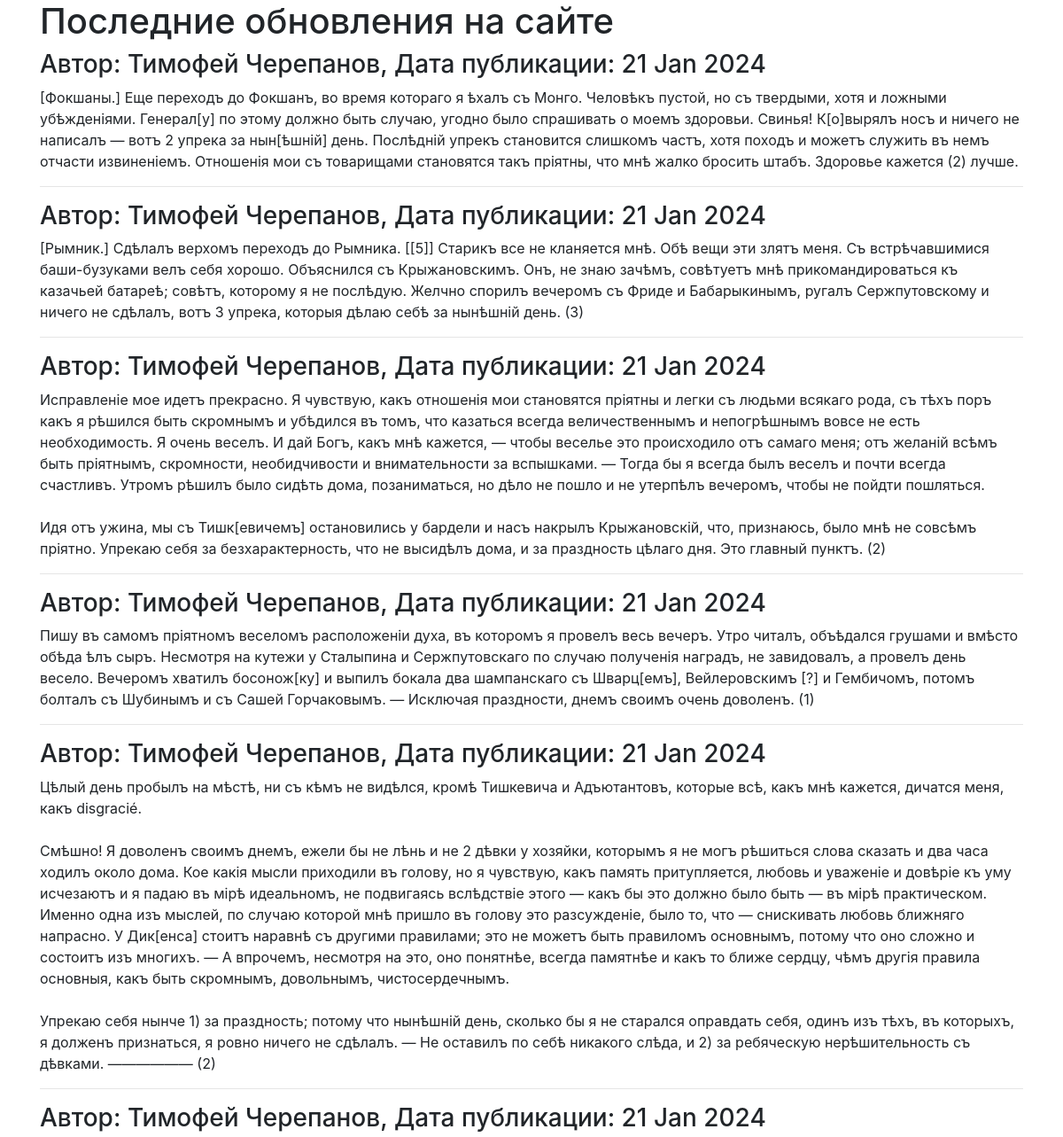
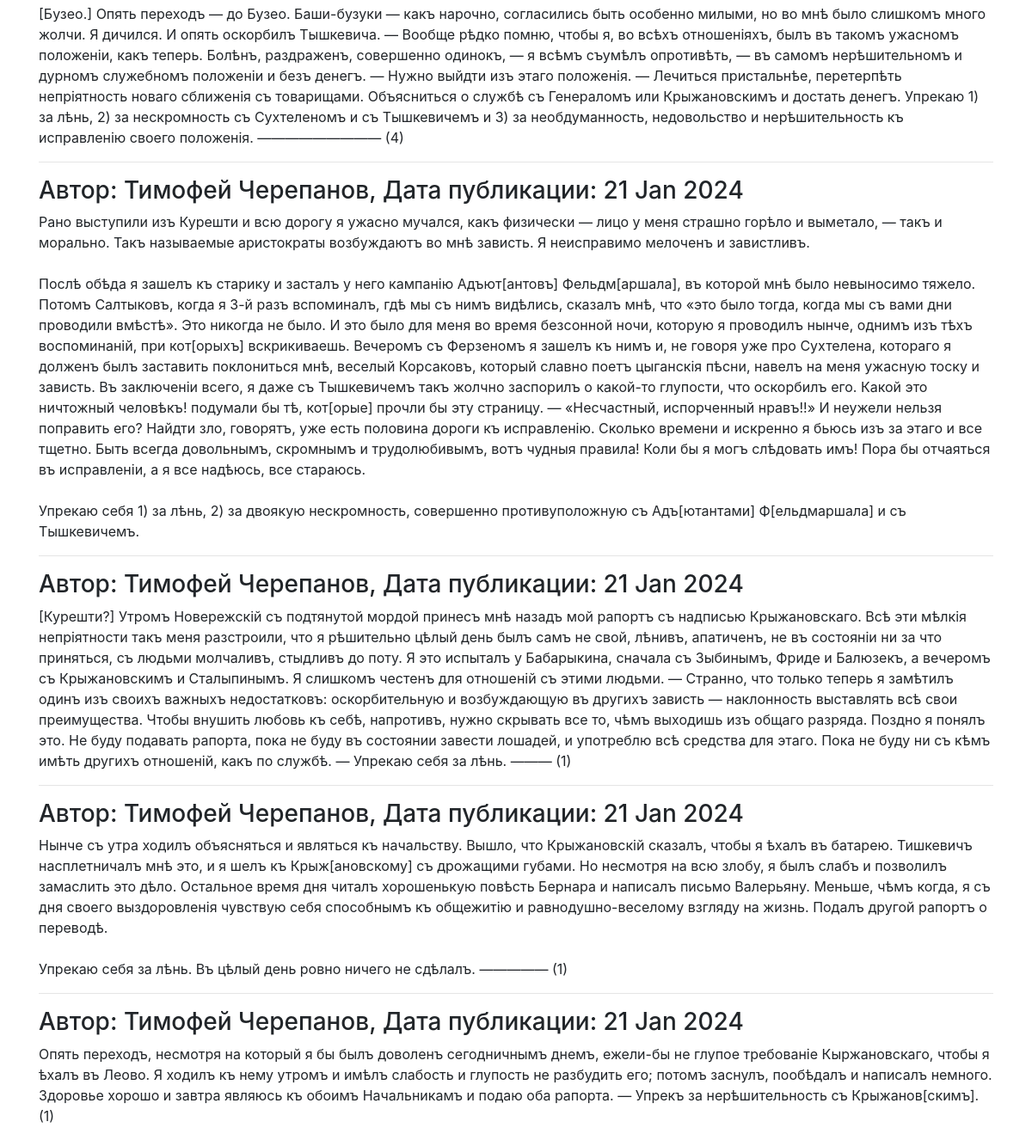
The page / on the database its author committed (2 pictures, top to bottom).
### posts/models.py (models this page shows)
class Post(models.Model):
    text = models.TextField()
    pub_date = models.DateTimeField("date published", auto_now_add=True)
    author = models.ForeignKey(User, on_delete=models.CASCADE, related_name="posts")

### posts/views.py (the view)
# urls.py: path("", views.index, name="index")
def index(request):
    latest = Post.objects.order_by('-pub_date')[:10]
    return render(request, "index.html", {"posts": latest})

### templates/index.html (shortened to what this page needs)
{% extends "base.html" %}
{% block header %}Последние обновления на сайте{% endblock %}
{% block content %}
    {% for post in posts %}
    <h3>
        Автор: {{ post.author.get_full_name }}, Дата публикации: {{ post.pub_date|date:"d M Y" }}
    </h3>
    <p>{{ post.text|linebreaksbr }}</p>
    {% if not forloop.last %}<hr>{% endif %}
    {% endfor %}
{% endblock %}

### templates/base.html (shortened to what this page needs)
<!DOCTYPE html>
<html>
<head>
    {% load static %}
    <link rel="stylesheet" href="{% static 'bootstrap/dist/css/bootstrap.min.css' %}">
</head>
<body>
    <main>
        <div class="container">
            <h1>{% block header %}The Last Social Media You'll Ever Need{% endblock %}</h1>
            {% block content %}{% endblock %}
        </div>
    </main>
</body>
</html>

### rows shown on the page
Post: author.get_full_name "Тимофей Черепанов", pub_date "21 Jan 2024", text "[Фокшаны.] Еще переходъ до Фокшанъ, во время котораго я ѣхалъ съ Монго. Человѣкъ пустой, но съ твердыми, хотя и ложными убѣжденіями. Генерал[у] по этому должно быть случаю, угодно было спрашивать о моемъ здоровьи. Свинья! К[о]вырялъ носъ и ничего не написалъ — вотъ 2 упрека за нын[ѣшній] день. Послѣдній упрекъ становится слишкомъ частъ, хотя походъ и можетъ служить въ немъ отчасти извиненіемъ. Отношенія мои съ товарищами становятся такъ пріятны, что мнѣ жалко бросить штабъ. Здоровье кажется (2) лучше."
Post: author.get_full_name "Тимофей Черепанов", pub_date "21 Jan 2024", text "[Рымник.] Сдѣлалъ верхомъ переходъ до Рымника. [[5]] Старикъ все не кланяется мнѣ. Обѣ вещи эти злятъ меня. Съ встрѣчавшимися баши-бузуками велъ себя хорошо. Объяснился съ Крыжановскимъ. Онъ, не знаю зачѣмъ, совѣтуетъ мнѣ прикомандироваться къ казачьей батареѣ; совѣтъ, которому я не послѣдую. Желчно спорилъ вечеромъ съ Фриде и Бабарыкинымъ, ругалъ Сержпутовскому и ничего не сдѣлалъ, вотъ 3 упрека, которыя дѣлаю себѣ за нынѣшній день. (3)"
Post: author.get_full_name "Тимофей Черепанов", pub_date "21 Jan 2024", text "Исправленіе мое идетъ прекрасно. Я чувствую, какъ отношенія мои становятся пріятны и легки съ людьми всякаго рода, съ тѣхъ поръ какъ я рѣшился быть скромнымъ и убѣдился въ томъ, что казаться всегда величественнымъ и непогрѣшнымъ вовсе не есть необходимость. Я очень веселъ. И дай Богъ, какъ мнѣ кажется, — чтобы веселье это происходило отъ самаго меня; отъ желаній всѣмъ быть пріятнымъ, скромности, необидчивости и внимательности за вспышками. — Тогда бы я всегда былъ веселъ и почти всегда счастливъ. Утромъ рѣшилъ было сидѣть дома, позаниматься, но дѣло не пошло и не утерпѣлъ вечеромъ, чтобы не пойдти пошляться. Идя отъ ужина, мы съ Тишк[евичемъ] остановились у бардели и насъ накрылъ…"
Post: author.get_full_name "Тимофей Черепанов", pub_date "21 Jan 2024", text "Пишу въ самомъ пріятномъ веселомъ расположеніи духа, въ которомъ я провелъ весь вечеръ. Утро читалъ, объѣдался грушами и вмѣсто обѣда ѣлъ сыръ. Несмотря на кутежи у Сталыпина и Сержпутовскаго по случаю полученія наградъ, не завидовалъ, а провелъ день весело. Вечеромъ хватилъ босонож[ку] и выпилъ бокала два шампанскаго съ Шварц[емъ], Вейлеровскимъ [?] и Гембичомъ, потомъ болталъ съ Шубинымъ и съ Сашей Горчаковымъ. — Исключая праздности, днемъ своимъ очень доволенъ. (1)"
Post: author.get_full_name "Тимофей Черепанов", pub_date "21 Jan 2024", text "Цѣлый день пробылъ на мѣстѣ, ни съ кѣмъ не видѣлся, кромѣ Тишкевича и Адъютантовъ, которые всѣ, какъ мнѣ кажется, дичатся меня, какъ disgracié. Смѣшно! Я доволенъ своимъ днемъ, ежели бы не лѣнь и не 2 дѣвки у хозяйки, которымъ я не могъ рѣшиться слова сказать и два часа ходилъ около дома. Кое какія мысли приходили въ голову, но я чувствую, какъ память притупляется, любовь и уваженіе и довѣріе къ уму исчезаютъ и я падаю въ мірѣ идеальномъ, не подвигаясь вслѣдствіе этого — какъ бы это должно было быть — въ мірѣ практическом. Именно одна изъ мыслей, по случаю которой мнѣ пришло въ голову это разсужденіе, было то, что — снискивать любовь ближняго напрасно. У Дик[енса] стоитъ наравнѣ съ другими…"
Post: author.get_full_name "Тимофей Черепанов", pub_date "21 Jan 2024", text "[Бузео.] Опять переходъ — до Бузео. Баши-бузуки — какъ нарочно, согласились быть особенно милыми, но во мнѣ было слишкомъ много жолчи. Я дичился. И опять оскорбилъ Тышкевича. — Вообще рѣдко помню, чтобы я, во всѣхъ отношеніяхъ, былъ въ такомъ ужасномъ положеніи, какъ теперь. Болѣнъ, раздраженъ, совершенно одинокъ, — я всѣмъ съумѣлъ опротивѣть, — въ самомъ нерѣшительномъ и дурномъ служебномъ положеніи и безъ денегъ. — Нужно выйдти изъ этаго положенія. — Лечиться пристальнѣе, перетерпѣть непріятность новаго сближенія съ товарищами. Объясниться о службѣ съ Генераломъ или Крыжановскимъ и достать денегъ. Упрекаю 1) за лѣнь, 2) за нескромность съ Сухтеленомъ и съ Тышкевичемъ и 3) за…"
Post: author.get_full_name "Тимофей Черепанов", pub_date "21 Jan 2024", text "Рано выступили изъ Курешти и всю дорогу я ужасно мучался, какъ физически — лицо у меня страшно горѣло и выметало, — такъ и морально. Такъ называемые аристократы возбуждаютъ во мнѣ зависть. Я неисправимо мелоченъ и завистливъ. Послѣ обѣда я зашелъ къ старику и засталъ у него кампанію Адъют[антовъ] Фельдм[аршала], въ которой мнѣ было невыносимо тяжело. Потомъ Салтыковъ, когда я 3-й разъ вспоминалъ, гдѣ мы съ нимъ видѣлись, сказалъ мнѣ, что «это было тогда, когда мы съ вами дни проводили вмѣстѣ». Это никогда не было. И это было для меня во время безсонной ночи, которую я проводилъ нынче, однимъ изъ тѣхъ воспоминаній, при кот[орыхъ] вскрикиваешь. Вечеромъ съ Ферзеномъ я зашелъ къ нимъ и, не…"
Post: author.get_full_name "Тимофей Черепанов", pub_date "21 Jan 2024", text "[Курешти?] Утромъ Новережскій съ подтянутой мордой принесъ мнѣ назадъ мой рапортъ съ надписью Крыжановскаго. Всѣ эти мѣлкія непріятности такъ меня разстроили, что я рѣшительно цѣлый день былъ самъ не свой, лѣнивъ, апатиченъ, не въ состояніи ни за что приняться, съ людьми молчаливъ, стыдливъ до поту. Я это испыталъ у Бабарыкина, сначала съ Зыбинымъ, Фриде и Балюзекъ, а вечеромъ съ Крыжановскимъ и Сталыпинымъ. Я слишкомъ честенъ для отношеній съ этими людьми. — Странно, что только теперь я замѣтилъ одинъ изъ своихъ важныхъ недостатковъ: оскорбительную и возбуждающую въ другихъ зависть — наклонность выставлять всѣ свои преимущества. Чтобы внушить любовь къ себѣ, напротивъ, нужно скрывать все…"
Post: author.get_full_name "Тимофей Черепанов", pub_date "21 Jan 2024", text "Нынче съ утра ходилъ объясняться и являться къ начальству. Вышло, что Крыжановскій сказалъ, чтобы я ѣхалъ въ батарею. Тишкевичъ насплетничалъ мнѣ это, и я шелъ къ Крыж[ановскому] съ дрожащими губами. Но несмотря на всю злобу, я былъ слабъ и позволилъ замаслить это дѣло. Остальное время дня читалъ хорошенькую повѣсть Бернара и написалъ письмо Валерьяну. Меньше, чѣмъ когда, я съ дня своего выздоровленія чувствую себя способнымъ къ общежитію и равнодушно-веселому взгляду на жизнь. Подалъ другой рапортъ о переводѣ. Упрекаю себя за лѣнь. Въ цѣлый день ровно ничего не сдѣлалъ. ————— (1)"
Post: author.get_full_name "Тимофей Черепанов", pub_date "21 Jan 2024", text "Опять переходъ, несмотря на который я бы былъ доволенъ сегодничнымъ днемъ, ежели-бы не глупое требованіе Кыржановскаго, чтобы я ѣхалъ въ Леово. Я ходилъ къ нему утромъ и имѣлъ слабость и глупость не разбудить его; потомъ заснулъ, пообѣдалъ и написалъ немного. Здоровье хорошо и завтра являюсь къ обоимъ Начальникамъ и подаю оба рапорта. — Упрекъ за нерѣшительность съ Крыжанов[скимъ]. (1)"
